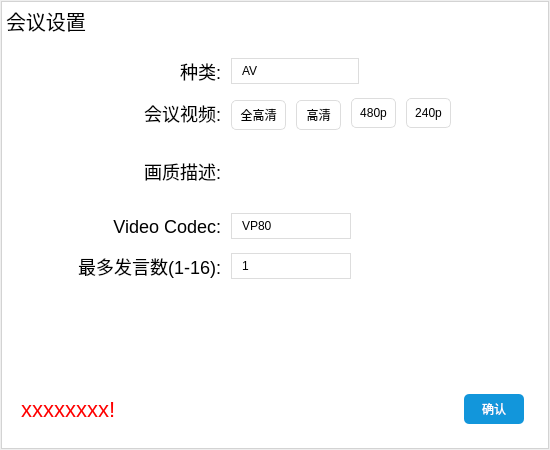
<?xml version="1.0" encoding="UTF-8"?>
<ui version="4.0">
 <class>QualitySelSetDialog</class>
 <widget class="QDialog" name="QualitySelSetDialog">
  <property name="geometry">
   <rect>
    <x>0</x>
    <y>0</y>
    <width>550</width>
    <height>450</height>
   </rect>
  </property>
  <property name="minimumSize">
   <size>
    <width>550</width>
    <height>450</height>
   </size>
  </property>
  <property name="maximumSize">
   <size>
    <width>550</width>
    <height>450</height>
   </size>
  </property>
  <property name="windowTitle">
   <string>QualitySelSetDialog</string>
  </property>
  <property name="styleSheet">
   <string notr="true">QComboBox {
    border: 1px solid #dddddd; 
    padding: 1px 18px 1px 3px; 
    color: #000;
    background: transparent;
padding-left:10px;
}
QLabel{
font-size:18px;
}
QComboBox QAbstractItemView::item {
    height: 26px;  
}
QComboBox::drop-down {
      subcontrol-origin: padding; 
    subcontrol-position: top right; 
    width: 15px;
padding-right:6px;
 border:none;
}
QComboBox::down-arrow {
width: 15px; 
　　background: transparent; 
　　padding: 0px 0px 0px 0px;
	image: url(:/Resources/Images/WinMain/drop.png);
}
</string>
  </property>
  <layout class="QHBoxLayout" name="horizontalLayout">
   <property name="spacing">
    <number>0</number>
   </property>
   <property name="leftMargin">
    <number>1</number>
   </property>
   <property name="topMargin">
    <number>1</number>
   </property>
   <property name="rightMargin">
    <number>1</number>
   </property>
   <property name="bottomMargin">
    <number>1</number>
   </property>
   <item>
    <widget class="QWidget" name="widget" native="true">
     <property name="styleSheet">
      <string notr="true">QWidget#widget
{
 	border:1px solid rgb(211,211,211);
	background-color: rgb(255, 255, 255);
}</string>
     </property>
     <layout class="QVBoxLayout" name="verticalLayout">
      <property name="spacing">
       <number>20</number>
      </property>
      <property name="leftMargin">
       <number>5</number>
      </property>
      <property name="topMargin">
       <number>5</number>
      </property>
      <property name="rightMargin">
       <number>5</number>
      </property>
      <property name="bottomMargin">
       <number>20</number>
      </property>
      <item>
       <widget class="QWidget" name="widget_2" native="true">
        <property name="minimumSize">
         <size>
          <width>0</width>
          <height>30</height>
         </size>
        </property>
        <property name="maximumSize">
         <size>
          <width>16777215</width>
          <height>30</height>
         </size>
        </property>
        <layout class="QHBoxLayout" name="horizontalLayout_2">
         <property name="spacing">
          <number>0</number>
         </property>
         <property name="leftMargin">
          <number>0</number>
         </property>
         <property name="topMargin">
          <number>0</number>
         </property>
         <property name="rightMargin">
          <number>0</number>
         </property>
         <property name="bottomMargin">
          <number>0</number>
         </property>
         <item>
          <widget class="QLabel" name="label">
           <property name="styleSheet">
            <string notr="true">font-size:20px;</string>
           </property>
           <property name="text">
            <string>会议设置</string>
           </property>
          </widget>
         </item>
         <item>
          <widget class="QPushButton" name="closeBtn">
           <property name="minimumSize">
            <size>
             <width>30</width>
             <height>30</height>
            </size>
           </property>
           <property name="maximumSize">
            <size>
             <width>30</width>
             <height>30</height>
            </size>
           </property>
           <property name="inputMethodHints">
            <set>Qt::ImhNone</set>
           </property>
           <property name="text">
            <string/>
           </property>
           <property name="iconSize">
            <size>
             <width>30</width>
             <height>30</height>
            </size>
           </property>
           <property name="autoDefault">
            <bool>true</bool>
           </property>
           <property name="flat">
            <bool>true</bool>
           </property>
          </widget>
         </item>
        </layout>
       </widget>
      </item>
      <item>
       <widget class="QWidget" name="widget_3" native="true">
        <layout class="QVBoxLayout" name="verticalLayout_2">
         <property name="spacing">
          <number>10</number>
         </property>
         <property name="leftMargin">
          <number>15</number>
         </property>
         <property name="topMargin">
          <number>0</number>
         </property>
         <property name="rightMargin">
          <number>0</number>
         </property>
         <property name="bottomMargin">
          <number>0</number>
         </property>
         <item>
          <widget class="QWidget" name="widget_4" native="true">
           <property name="minimumSize">
            <size>
             <width>0</width>
             <height>30</height>
            </size>
           </property>
           <property name="maximumSize">
            <size>
             <width>16777215</width>
             <height>30</height>
            </size>
           </property>
           <layout class="QHBoxLayout" name="horizontalLayout_3">
            <property name="spacing">
             <number>10</number>
            </property>
            <property name="leftMargin">
             <number>0</number>
            </property>
            <property name="topMargin">
             <number>0</number>
            </property>
            <property name="rightMargin">
             <number>0</number>
            </property>
            <property name="bottomMargin">
             <number>0</number>
            </property>
            <item>
             <widget class="QLabel" name="label_2">
              <property name="minimumSize">
               <size>
                <width>200</width>
                <height>0</height>
               </size>
              </property>
              <property name="maximumSize">
               <size>
                <width>200</width>
                <height>16777215</height>
               </size>
              </property>
              <property name="text">
               <string>种类:</string>
              </property>
              <property name="alignment">
               <set>Qt::AlignRight|Qt::AlignTrailing|Qt::AlignVCenter</set>
              </property>
             </widget>
            </item>
            <item>
             <widget class="QComboBox" name="comboBox">
              <property name="minimumSize">
               <size>
                <width>120</width>
                <height>26</height>
               </size>
              </property>
              <property name="maximumSize">
               <size>
                <width>16777215</width>
                <height>26</height>
               </size>
              </property>
              <property name="styleSheet">
               <string notr="true"/>
              </property>
              <item>
               <property name="text">
                <string>AV</string>
               </property>
              </item>
              <item>
               <property name="text">
                <string>Webcam</string>
               </property>
              </item>
              <item>
               <property name="text">
                <string>Screen</string>
               </property>
              </item>
              <item>
               <property name="text">
                <string>Media File</string>
               </property>
              </item>
              <item>
               <property name="text">
                <string>Mddia Device</string>
               </property>
              </item>
             </widget>
            </item>
            <item>
             <spacer name="horizontalSpacer">
              <property name="orientation">
               <enum>Qt::Horizontal</enum>
              </property>
              <property name="sizeHint" stdset="0">
               <size>
                <width>148</width>
                <height>20</height>
               </size>
              </property>
             </spacer>
            </item>
           </layout>
          </widget>
         </item>
         <item>
          <widget class="QWidget" name="widget_5" native="true">
           <property name="minimumSize">
            <size>
             <width>0</width>
             <height>35</height>
            </size>
           </property>
           <property name="maximumSize">
            <size>
             <width>16777215</width>
             <height>35</height>
            </size>
           </property>
           <property name="styleSheet">
            <string notr="true">QPushButton
{
  border:1px solid #dddddd;
   border-radius:5%;
}
QPushButton:checked
{
 background:#1296db;
color:#ffffff;
}</string>
           </property>
           <layout class="QHBoxLayout" name="horizontalLayout_4">
            <property name="spacing">
             <number>10</number>
            </property>
            <property name="leftMargin">
             <number>0</number>
            </property>
            <property name="topMargin">
             <number>0</number>
            </property>
            <property name="rightMargin">
             <number>0</number>
            </property>
            <property name="bottomMargin">
             <number>0</number>
            </property>
            <item>
             <widget class="QLabel" name="label_3">
              <property name="minimumSize">
               <size>
                <width>200</width>
                <height>0</height>
               </size>
              </property>
              <property name="maximumSize">
               <size>
                <width>200</width>
                <height>16777215</height>
               </size>
              </property>
              <property name="text">
               <string>会议视频:</string>
              </property>
              <property name="alignment">
               <set>Qt::AlignRight|Qt::AlignTrailing|Qt::AlignVCenter</set>
              </property>
             </widget>
            </item>
            <item>
             <widget class="QPushButton" name="Btn_1080p">
              <property name="minimumSize">
               <size>
                <width>55</width>
                <height>30</height>
               </size>
              </property>
              <property name="maximumSize">
               <size>
                <width>55</width>
                <height>26</height>
               </size>
              </property>
              <property name="text">
               <string>全高清</string>
              </property>
              <property name="checkable">
               <bool>true</bool>
              </property>
              <property name="checked">
               <bool>false</bool>
              </property>
              <attribute name="buttonGroup">
               <string notr="true">buttonGroup</string>
              </attribute>
             </widget>
            </item>
            <item>
             <widget class="QPushButton" name="Btn_720p">
              <property name="minimumSize">
               <size>
                <width>45</width>
                <height>30</height>
               </size>
              </property>
              <property name="maximumSize">
               <size>
                <width>40</width>
                <height>26</height>
               </size>
              </property>
              <property name="text">
               <string>高清</string>
              </property>
              <property name="checkable">
               <bool>true</bool>
              </property>
              <property name="checked">
               <bool>false</bool>
              </property>
              <attribute name="buttonGroup">
               <string notr="true">buttonGroup</string>
              </attribute>
             </widget>
            </item>
            <item>
             <widget class="QPushButton" name="Btn_480p">
              <property name="minimumSize">
               <size>
                <width>45</width>
                <height>30</height>
               </size>
              </property>
              <property name="maximumSize">
               <size>
                <width>45</width>
                <height>30</height>
               </size>
              </property>
              <property name="text">
               <string>480p</string>
              </property>
              <property name="checkable">
               <bool>true</bool>
              </property>
              <property name="checked">
               <bool>false</bool>
              </property>
              <attribute name="buttonGroup">
               <string notr="true">buttonGroup</string>
              </attribute>
             </widget>
            </item>
            <item>
             <widget class="QPushButton" name="Btn_240p">
              <property name="minimumSize">
               <size>
                <width>45</width>
                <height>30</height>
               </size>
              </property>
              <property name="maximumSize">
               <size>
                <width>45</width>
                <height>30</height>
               </size>
              </property>
              <property name="text">
               <string>240p</string>
              </property>
              <property name="checkable">
               <bool>true</bool>
              </property>
              <property name="checked">
               <bool>false</bool>
              </property>
              <attribute name="buttonGroup">
               <string notr="true">buttonGroup</string>
              </attribute>
             </widget>
            </item>
            <item>
             <spacer name="horizontalSpacer_2">
              <property name="orientation">
               <enum>Qt::Horizontal</enum>
              </property>
              <property name="sizeHint" stdset="0">
               <size>
                <width>148</width>
                <height>20</height>
               </size>
              </property>
             </spacer>
            </item>
           </layout>
          </widget>
         </item>
         <item>
          <widget class="QWidget" name="widget_6" native="true">
           <property name="minimumSize">
            <size>
             <width>0</width>
             <height>60</height>
            </size>
           </property>
           <property name="maximumSize">
            <size>
             <width>16777215</width>
             <height>60</height>
            </size>
           </property>
           <layout class="QHBoxLayout" name="horizontalLayout_5">
            <property name="spacing">
             <number>10</number>
            </property>
            <property name="leftMargin">
             <number>0</number>
            </property>
            <property name="topMargin">
             <number>0</number>
            </property>
            <property name="rightMargin">
             <number>0</number>
            </property>
            <property name="bottomMargin">
             <number>0</number>
            </property>
            <item>
             <widget class="QLabel" name="label_4">
              <property name="minimumSize">
               <size>
                <width>200</width>
                <height>0</height>
               </size>
              </property>
              <property name="maximumSize">
               <size>
                <width>200</width>
                <height>16777215</height>
               </size>
              </property>
              <property name="text">
               <string>画质描述:</string>
              </property>
              <property name="alignment">
               <set>Qt::AlignRight|Qt::AlignTrailing|Qt::AlignVCenter</set>
              </property>
             </widget>
            </item>
            <item>
             <widget class="QLabel" name="label_desc">
              <property name="styleSheet">
               <string notr="true">font-size:12px;</string>
              </property>
              <property name="text">
               <string/>
              </property>
              <property name="wordWrap">
               <bool>true</bool>
              </property>
             </widget>
            </item>
           </layout>
          </widget>
         </item>
         <item>
          <widget class="QWidget" name="widget_7" native="true">
           <property name="minimumSize">
            <size>
             <width>0</width>
             <height>30</height>
            </size>
           </property>
           <property name="maximumSize">
            <size>
             <width>16777215</width>
             <height>30</height>
            </size>
           </property>
           <layout class="QHBoxLayout" name="horizontalLayout_6">
            <property name="spacing">
             <number>10</number>
            </property>
            <property name="leftMargin">
             <number>0</number>
            </property>
            <property name="topMargin">
             <number>0</number>
            </property>
            <property name="rightMargin">
             <number>0</number>
            </property>
            <property name="bottomMargin">
             <number>0</number>
            </property>
            <item>
             <widget class="QLabel" name="label_6">
              <property name="minimumSize">
               <size>
                <width>200</width>
                <height>0</height>
               </size>
              </property>
              <property name="maximumSize">
               <size>
                <width>200</width>
                <height>16777215</height>
               </size>
              </property>
              <property name="text">
               <string>Video Codec:</string>
              </property>
              <property name="alignment">
               <set>Qt::AlignRight|Qt::AlignTrailing|Qt::AlignVCenter</set>
              </property>
             </widget>
            </item>
            <item>
             <widget class="QComboBox" name="comboBox_codec">
              <property name="minimumSize">
               <size>
                <width>120</width>
                <height>26</height>
               </size>
              </property>
              <property name="maximumSize">
               <size>
                <width>16777215</width>
                <height>26</height>
               </size>
              </property>
              <property name="styleSheet">
               <string notr="true"/>
              </property>
              <item>
               <property name="text">
                <string>VP80</string>
               </property>
              </item>
              <item>
               <property name="text">
                <string>h264</string>
               </property>
              </item>
              <item>
               <property name="text">
                <string>HEVC</string>
               </property>
              </item>
             </widget>
            </item>
            <item>
             <spacer name="horizontalSpacer_3">
              <property name="orientation">
               <enum>Qt::Horizontal</enum>
              </property>
              <property name="sizeHint" stdset="0">
               <size>
                <width>148</width>
                <height>20</height>
               </size>
              </property>
             </spacer>
            </item>
           </layout>
          </widget>
         </item>
         <item>
          <widget class="QWidget" name="widget_8" native="true">
           <property name="minimumSize">
            <size>
             <width>0</width>
             <height>30</height>
            </size>
           </property>
           <property name="maximumSize">
            <size>
             <width>16777215</width>
             <height>30</height>
            </size>
           </property>
           <layout class="QHBoxLayout" name="horizontalLayout_7">
            <property name="spacing">
             <number>10</number>
            </property>
            <property name="leftMargin">
             <number>0</number>
            </property>
            <property name="topMargin">
             <number>0</number>
            </property>
            <property name="rightMargin">
             <number>0</number>
            </property>
            <property name="bottomMargin">
             <number>0</number>
            </property>
            <item>
             <widget class="QLabel" name="label_7">
              <property name="minimumSize">
               <size>
                <width>200</width>
                <height>0</height>
               </size>
              </property>
              <property name="maximumSize">
               <size>
                <width>200</width>
                <height>16777215</height>
               </size>
              </property>
              <property name="text">
               <string>最多发言数(1-16):</string>
              </property>
              <property name="alignment">
               <set>Qt::AlignRight|Qt::AlignTrailing|Qt::AlignVCenter</set>
              </property>
             </widget>
            </item>
            <item>
             <widget class="QComboBox" name="comboBox_usMaxSpeakers">
              <property name="minimumSize">
               <size>
                <width>120</width>
                <height>26</height>
               </size>
              </property>
              <property name="maximumSize">
               <size>
                <width>16777215</width>
                <height>26</height>
               </size>
              </property>
              <property name="styleSheet">
               <string notr="true"/>
              </property>
              <property name="currentText">
               <string>1</string>
              </property>
              <item>
               <property name="text">
                <string>1</string>
               </property>
              </item>
              <item>
               <property name="text">
                <string>2</string>
               </property>
              </item>
              <item>
               <property name="text">
                <string>3</string>
               </property>
              </item>
              <item>
               <property name="text">
                <string>4</string>
               </property>
              </item>
              <item>
               <property name="text">
                <string>5</string>
               </property>
              </item>
              <item>
               <property name="text">
                <string>6</string>
               </property>
              </item>
              <item>
               <property name="text">
                <string>7</string>
               </property>
              </item>
              <item>
               <property name="text">
                <string>8</string>
               </property>
              </item>
              <item>
               <property name="text">
                <string>9</string>
               </property>
              </item>
              <item>
               <property name="text">
                <string>10</string>
               </property>
              </item>
              <item>
               <property name="text">
                <string>11</string>
               </property>
              </item>
              <item>
               <property name="text">
                <string>12</string>
               </property>
              </item>
              <item>
               <property name="text">
                <string>13</string>
               </property>
              </item>
              <item>
               <property name="text">
                <string>14</string>
               </property>
              </item>
              <item>
               <property name="text">
                <string>15</string>
               </property>
              </item>
              <item>
               <property name="text">
                <string>16</string>
               </property>
              </item>
             </widget>
            </item>
            <item>
             <spacer name="horizontalSpacer_4">
              <property name="orientation">
               <enum>Qt::Horizontal</enum>
              </property>
              <property name="sizeHint" stdset="0">
               <size>
                <width>141</width>
                <height>20</height>
               </size>
              </property>
             </spacer>
            </item>
           </layout>
          </widget>
         </item>
         <item>
          <widget class="QLabel" name="label_8">
           <property name="text">
            <string/>
           </property>
          </widget>
         </item>
         <item>
          <widget class="QWidget" name="widget_11" native="true">
           <property name="minimumSize">
            <size>
             <width>0</width>
             <height>40</height>
            </size>
           </property>
           <property name="maximumSize">
            <size>
             <width>16777215</width>
             <height>40</height>
            </size>
           </property>
           <layout class="QHBoxLayout" name="horizontalLayout_11">
            <property name="spacing">
             <number>10</number>
            </property>
            <property name="leftMargin">
             <number>0</number>
            </property>
            <property name="topMargin">
             <number>0</number>
            </property>
            <property name="rightMargin">
             <number>20</number>
            </property>
            <property name="bottomMargin">
             <number>0</number>
            </property>
            <item>
             <widget class="QLabel" name="label_err">
              <property name="styleSheet">
               <string notr="true">font-size:22px;
color:red;</string>
              </property>
              <property name="text">
               <string>xxxxxxxx!</string>
              </property>
             </widget>
            </item>
            <item>
             <spacer name="horizontalSpacer_8">
              <property name="orientation">
               <enum>Qt::Horizontal</enum>
              </property>
              <property name="sizeHint" stdset="0">
               <size>
                <width>225</width>
                <height>20</height>
               </size>
              </property>
             </spacer>
            </item>
            <item>
             <widget class="QPushButton" name="pushButton_6">
              <property name="minimumSize">
               <size>
                <width>60</width>
                <height>30</height>
               </size>
              </property>
              <property name="maximumSize">
               <size>
                <width>60</width>
                <height>30</height>
               </size>
              </property>
              <property name="styleSheet">
               <string notr="true">QPushButton
{
 border:none;
 background:#1296db;
color:#ffffff;
border-radius:5%;
}</string>
              </property>
              <property name="text">
               <string>确认</string>
              </property>
             </widget>
            </item>
           </layout>
          </widget>
         </item>
        </layout>
       </widget>
      </item>
     </layout>
    </widget>
   </item>
  </layout>
 </widget>
 <layoutdefault spacing="6" margin="11"/>
 <resources>
  <include location="CMainFrame.qrc"/>
 </resources>
 <connections>
  <connection>
   <sender>Btn_1080p</sender>
   <signal>toggled(bool)</signal>
   <receiver>QualitySelSetDialog</receiver>
   <slot>slot_resulation_toggled(bool)</slot>
   <hints>
    <hint type="sourcelabel">
     <x>176</x>
     <y>119</y>
    </hint>
    <hint type="destinationlabel">
     <x>439</x>
     <y>185</y>
    </hint>
   </hints>
  </connection>
  <connection>
   <sender>Btn_720p</sender>
   <signal>toggled(bool)</signal>
   <receiver>QualitySelSetDialog</receiver>
   <slot>slot_resulation_toggled(bool)</slot>
   <hints>
    <hint type="sourcelabel">
     <x>229</x>
     <y>116</y>
    </hint>
    <hint type="destinationlabel">
     <x>439</x>
     <y>161</y>
    </hint>
   </hints>
  </connection>
  <connection>
   <sender>Btn_240p</sender>
   <signal>toggled(bool)</signal>
   <receiver>QualitySelSetDialog</receiver>
   <slot>slot_resulation_toggled(bool)</slot>
   <hints>
    <hint type="sourcelabel">
     <x>377</x>
     <y>109</y>
    </hint>
    <hint type="destinationlabel">
     <x>439</x>
     <y>115</y>
    </hint>
   </hints>
  </connection>
  <connection>
   <sender>pushButton_6</sender>
   <signal>clicked()</signal>
   <receiver>QualitySelSetDialog</receiver>
   <slot>slot_button_ok()</slot>
   <hints>
    <hint type="sourcelabel">
     <x>318</x>
     <y>423</y>
    </hint>
    <hint type="destinationlabel">
     <x>297</x>
     <y>592</y>
    </hint>
   </hints>
  </connection>
  <connection>
   <sender>closeBtn</sender>
   <signal>clicked(bool)</signal>
   <receiver>QualitySelSetDialog</receiver>
   <slot>close()</slot>
   <hints>
    <hint type="sourcelabel">
     <x>523</x>
     <y>25</y>
    </hint>
    <hint type="destinationlabel">
     <x>274</x>
     <y>274</y>
    </hint>
   </hints>
  </connection>
  <connection>
   <sender>Btn_480p</sender>
   <signal>toggled(bool)</signal>
   <receiver>QualitySelSetDialog</receiver>
   <slot>slot_resulation_toggled(bool)</slot>
   <hints>
    <hint type="sourcelabel">
     <x>327</x>
     <y>117</y>
    </hint>
    <hint type="destinationlabel">
     <x>439</x>
     <y>136</y>
    </hint>
   </hints>
  </connection>
 </connections>
 <slots>
  <slot>slot_resulation_toggled(bool)</slot>
  <slot>slot_checkbox_checked(bool)</slot>
  <slot>slot_button_ok()</slot>
  <slot>slot_button_set()</slot>
 </slots>
 <buttongroups>
  <buttongroup name="buttonGroup"/>
 </buttongroups>
</ui>
